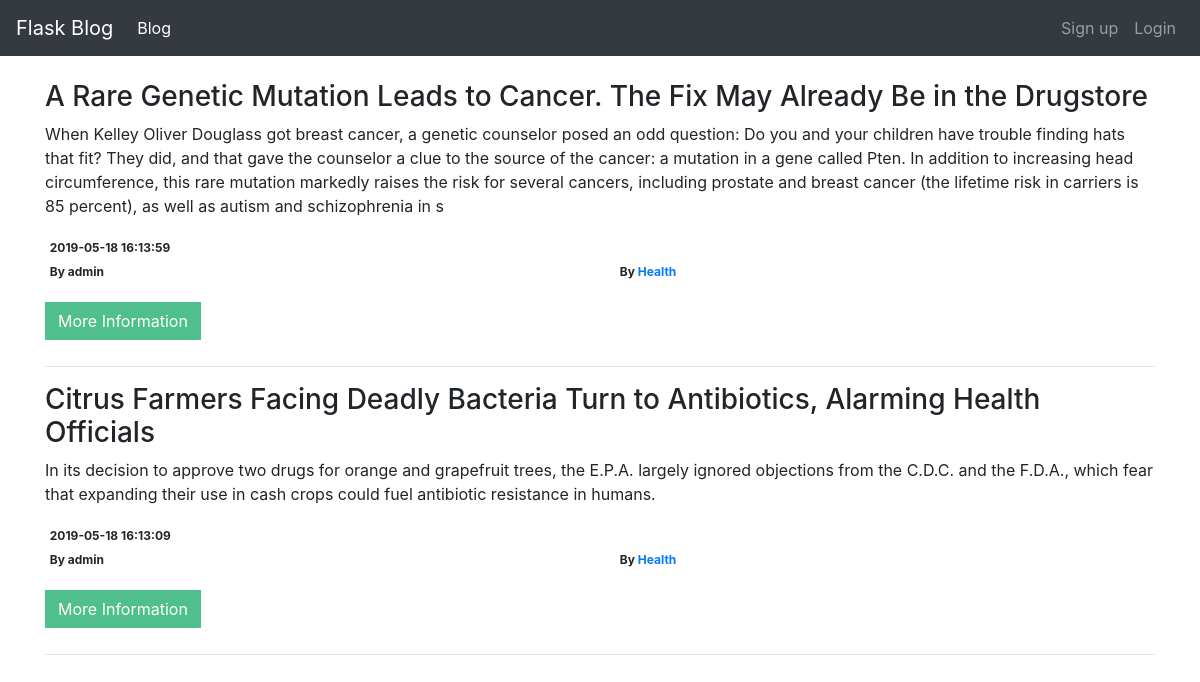
The page /category_view?cat=Health on the database its author committed.
### tables this page shows
CREATE TABLE post (
    postid INTEGER PRIMARY KEY AUTOINCREMENT,
    title TEXT,
    content TEXT,
    date_posted TEXT,
    auth_id TEXT,
    auth_name TEXT,
    cat TEXT,
    stat_post TEXT DEFAULT 'p'
);

### blog.py (the view)
@app.route('/category_view', methods=['GET', 'POST'])
def category_view():
    cat = request.args.get('cat')
    cur = get_db().execute("SELECT * FROM post WHERE stat_post = 'p' AND cat = '%s' ORDER BY postid DESC" % cat)
    rows = cur.fetchall()
    return render_template('index.html', rows=rows)

### blog.py (called while the page is built)
def get_db():
    db = getattr(g, '_database', None)
    if db is None:
        db = g._database = sql.connect(DATABASE)
    return db

### templates/index.html (shortened to what this page needs)
{% extends 'layout.html' %}
{% block content %}
    <div class="container">
        <div class="row">
            <div class="col-md-12">
                {% if rows|length > 0 %}
                    {% for row in rows %}
                    <article>
                                <h3>{{ row[1] }}</h3>
                                <p>{{ row[2][0:500] }}</p>
                                <div><span class="badge">{{ row[3] }}</span></div>
                                <div class="row" style="margin-bottom:20px;">
                                    <div class="col-md-6"><span class="badge">By {{ row[5] }}</span></div>
                                    <div class="col-md-6"><span class="badge">By <a href="{{ url_for('category_view',cat=row[6]) }}">{{ row[6] }}</a></span></div>
                                </div>
                                <a class="btn btn-blog pull-right marginBottom10" href="{{ url_for('read_post',postid=row[0]) }}">More Information</a>
                                <hr>
                    </article>
                    {% endfor %}
                {% else %}
                    <article>
                        <p>No post</p>
                    </article>
                {% endif %}
            </div>
        </div>
    </div>
{% endblock %}

### static/css/layout.css (style rules this page uses)
html { position: relative; min-height: 100%; }
body { padding-top: 80px; }
.btn-blog { color: #ffffff; background-color: #000066; border-color: #000066; border-radius:0; margin-bottom:10px }

### templates/index.html (style rules this page uses)
.btn-blog { color: #ffffff; background-color: #4fc08d; border-color: #4fc08d; border-radius:0; margin-bottom:10px }

### rows shown on the page
post: title "A Rare Genetic Mutation Leads to Cancer. The Fix May Already Be in the Drugstore", content "When Kelley Oliver Douglass got breast cancer, a genetic counselor posed an odd question: Do you and your children have trouble finding hats that fit? They did, and that gave the counselor a clue to the source of the cancer: a mutation in a gene called Pten. In addition to increasing head circumference, this rare mutation markedly raises the risk for several cancers, including prostate and breast cancer (the lifetime risk in carriers is 85 percent), as well as autism and schizophrenia in s", date_posted "2019-05-18 16:13:59", auth_name "admin", cat "Health"
post: title "Citrus Farmers Facing Deadly Bacteria Turn to Antibiotics, Alarming Health Officials", content "In its decision to approve two drugs for orange and grapefruit trees, the E.P.A. largely ignored objections from the C.D.C. and the F.D.A., which fear that expanding their use in cash crops could fuel antibiotic resistance in humans.", date_posted "2019-05-18 16:13:09", auth_name "admin", cat "Health"
